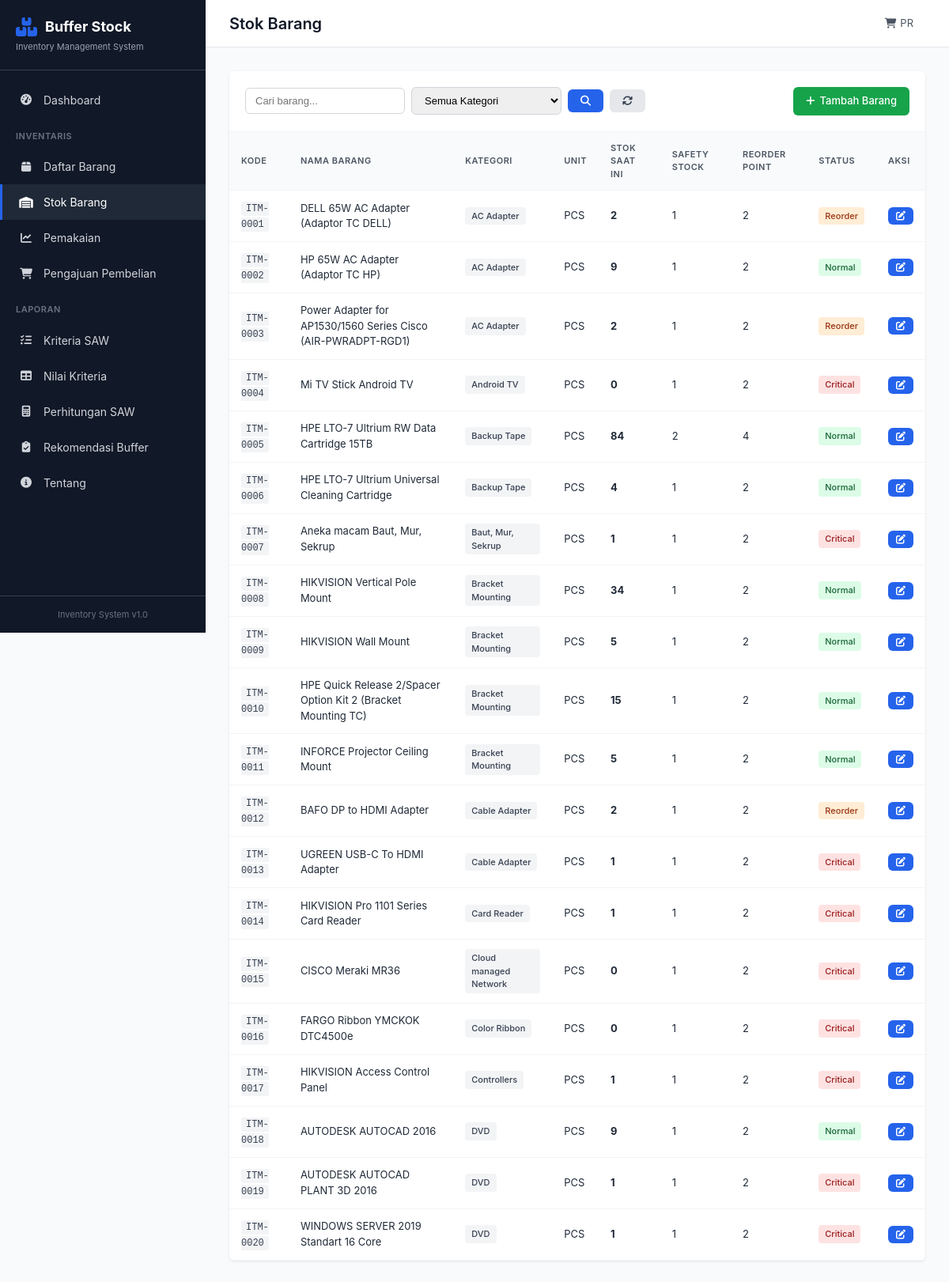
Page /stock on the earlier database version.
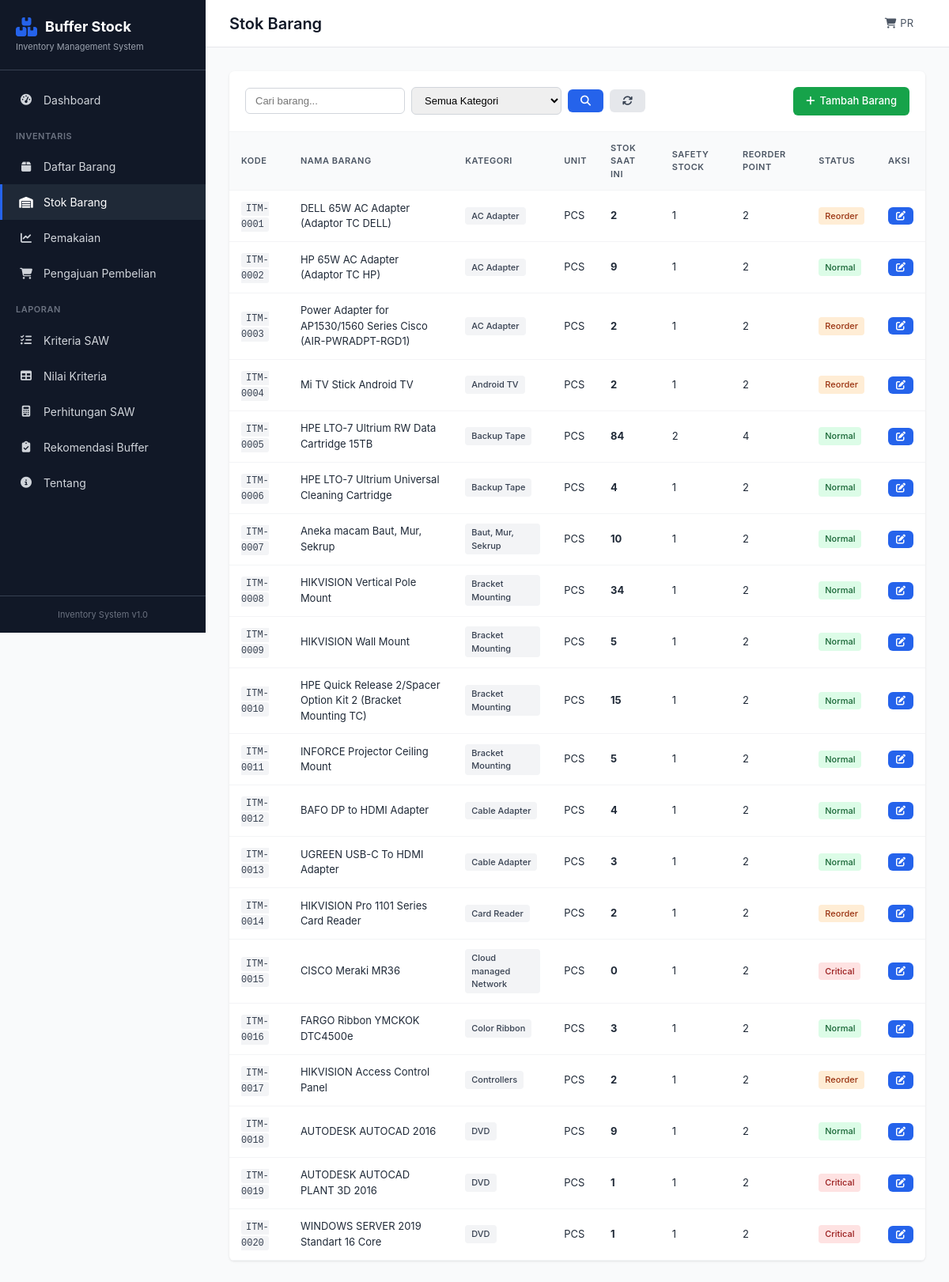
Same page on the later database version.
### app/models.py (models this page shows, shortened)
class Item(db.Model):
    __tablename__ = 'items'
    id = db.Column(db.Integer, primary_key=True)
    kode_item = db.Column(db.String(50), unique=True, nullable=False)
    nama_item = db.Column(db.String(200), nullable=False)
    kategori = db.Column(db.String(100), nullable=False)
    unit = db.Column(db.String(50), default='PCS')
    harga = db.Column(db.Float, default=0)
    supplier = db.Column(db.String(200))
    lokasi_rak = db.Column(db.String(50))
    created_at = db.Column(db.DateTime, default=datetime.utcnow)
    criteria_values = db.relationship('CriteriaValue', backref='item', lazy=True, cascade='all, delete-orphan')

class Stock(db.Model):
    __tablename__ = 'stocks'
    id = db.Column(db.Integer, primary_key=True)
    item_id = db.Column(db.Integer, db.ForeignKey('items.id'), nullable=False)
    quantity = db.Column(db.Float, default=0)
    safety_stock = db.Column(db.Float, default=0)
    reorder_point = db.Column(db.Float, default=0)
    last_updated = db.Column(db.DateTime, default=datetime.utcnow, onupdate=datetime.utcnow)
    item = db.relationship('Item', backref='stock_items', lazy=True)

### app/routes.py (the view)
@main_bp.route('/stock')
def stock():
    page = request.args.get('page', 1, type=int)
    per_page = 20
    search = request.args.get('search')
    kategori_filter = request.args.get('kategori')
    query = Item.query.join(Stock, Item.id == Stock.item_id, isouter=True)
    if search:
        query = query.filter(Item.nama_item.ilike(f'%{search}%'))
    if kategori_filter:
        query = query.filter(Item.kategori == kategori_filter)
    items = query.order_by(Item.kode_item).paginate(page=page, per_page=per_page, error_out=False)
    categories = db.session.query(Item.kategori).distinct().all()
    categories = [c[0] for c in categories]
    return render_template('stock/index.html', items=items, categories=categories)

### app/templates/stock/index.html (shortened to what this page needs)
{% extends 'base.html' %}
{% block page_title %}Stok Barang{% endblock %}
{% block content %}
<div class="section">
    <div class="card">
        <div class="card-header">
            <form method="GET" class="filter-form">
                <input type="text" name="search" placeholder="Cari barang..." value="{{ request.args.get('search', '') }}">
                <select name="kategori">
                    <option value="">Semua Kategori</option>
                </select>
                <button type="submit" class="btn btn-primary"><i class="fas fa-search"></i></button>
                <a href="{{ url_for('main.stock') }}" class="btn btn-secondary"><i class="fas fa-sync"></i></a>
            </form>
            <a href="{{ url_for('main.items') }}" class="btn btn-success">
                <i class="fas fa-plus"></i> Tambah Barang
            </a>
        </div>
        <div class="table-responsive">
            <table class="data-table">
                <thead>
                    <tr>
                        <th>Kode</th>
                        <th>Nama Barang</th>
                        <th>Kategori</th>
                        <th>Unit</th>
                        <th>Stok Saat Ini</th>
                        <th>Safety Stock</th>
                        <th>Reorder Point</th>
                        <th>Status</th>
                        <th>Aksi</th>
                    </tr>
                </thead>
                <tbody>
                    {% for item in items.items %}
                    {% set stock = item.stock_items[0] if item.stock_items else none %}
                    <tr>
                        <td><code>{{ item.kode_item }}</code></td>
                        <td>{{ item.nama_item }}</td>
                        <td><span class="badge">{{ item.kategori }}</span></td>
                        <td>{{ item.unit }}</td>
                        <td>
                            {% if stock %}
                            <strong>{{ stock.quantity|int }}</strong>
                            {% else %}
                            <span class="text-muted">-</span>
                            {% endif %}
                        </td>
                        <td>{{ stock.safety_stock|int if stock else '-' }}</td>
                        <td>{{ stock.reorder_point|int if stock else '-' }}</td>
                        <td>
                            {% if stock %}
                                {% if stock.quantity <= stock.safety_stock %}
                                <span class="badge badge-danger">Critical</span>
                                {% elif stock.quantity <= stock.reorder_point %}
                                <span class="badge badge-warning">Reorder</span>
                                {% else %}
                                <span class="badge badge-success">Normal</span>
                                {% endif %}
                            {% else %}
                            <span class="badge">No Data</span>
                            {% endif %}
                        </td>
                        <td>
                            <button class="btn btn-sm btn-primary" onclick="editStock({{ item.id }}, '{{ item.kode_item }}', '{{ item.nama_item }}', {{ stock.quantity|int if stock else 0 }}, {{ stock.safety_stock|int if stock else 0 }}, {{ stock.reorder_point|int if stock else 0 }})">
                                <i class="fas fa-edit"></i>
                            </button>
                        </td>
                    </tr>
                    {% endfor %}
                </tbody>
            </table>
        </div>
    </div>
</div>
{% endblock %}

### app/templates/base.html (shortened to what this page needs)
<!DOCTYPE html>
<html lang="id">
<head>
    <link rel="stylesheet" href="{{ url_for('static', filename='css/style.css') }}">
    <link rel="stylesheet" href="https://cdnjs.cloudflare.com/ajax/libs/font-awesome/6.4.2/css/all.min.css">
</head>
<body>
    <div class="sidebar">
        <div class="sidebar-header">
            <div class="logo">
                <i class="fas fa-boxes"></i>
                <span>Buffer Stock</span>
            </div>
            <p class="subtitle">Inventory Management System</p>
        </div>
        <nav class="sidebar-nav">
            <a href="{{ url_for('main.index') }}" class="nav-item {% if request.endpoint == 'main.index' %}active{% endif %}">
                <i class="fas fa-tachometer-alt"></i>
                <span>Dashboard</span>
            </a>
            <div class="nav-section">Inventaris</div>
            <a href="{{ url_for('main.items') }}" class="nav-item {% if 'items' in request.endpoint %}active{% endif %}">
                <i class="fas fa-box"></i>
                <span>Daftar Barang</span>
            </a>
            <a href="{{ url_for('main.stock') }}" class="nav-item {% if request.endpoint == 'main.stock' %}active{% endif %}">
                <i class="fas fa-warehouse"></i>
                <span>Stok Barang</span>
            </a>
            <a href="{{ url_for('main.usage') }}" class="nav-item {% if 'usage' in request.endpoint %}active{% endif %}">
                <i class="fas fa-chart-line"></i>
                <span>Pemakaian</span>
            </a>
            <a href="{{ url_for('main.purchase_list') }}" class="nav-item {% if 'purchase' in request.endpoint %}active{% endif %}">
                <i class="fas fa-shopping-cart"></i>
                <span>Pengajuan Pembelian</span>
            </a>
            <div class="nav-section">Laporan</div>
            <a href="{{ url_for('main.criteria') }}" class="nav-item {% if request.endpoint == 'main.criteria' %}active{% endif %}">
                <i class="fas fa-list-check"></i>
                <span>Kriteria SAW</span>
            </a>
            <a href="{{ url_for('main.criteria_values') }}" class="nav-item {% if request.endpoint == 'main.criteria_values' %}active{% endif %}">
                <i class="fas fa-table"></i>
                <span>Nilai Kriteria</span>
            </a>
            <a href="{{ url_for('main.calculation') }}" class="nav-item {% if request.endpoint == 'main.calculation' %}active{% endif %}">
                <i class="fas fa-calculator"></i>
                <span>Perhitungan SAW</span>
            </a>
            <a href="{{ url_for('main.buffer_recommendation') }}" class="nav-item {% if request.endpoint == 'main.buffer_recommendation' %}active{% endif %}">
                <i class="fas fa-clipboard-check"></i>
                <span>Rekomendasi Buffer</span>
            </a>
            <a href="{{ url_for('main.about') }}" class="nav-item">
                <i class="fas fa-info-circle"></i>
                <span>Tentang</span>
            </a>
        </nav>
        <div class="sidebar-footer">
            <p>Inventory System v1.0</p>
        </div>
    </div>
    <div class="main-content">
        <header class="header">
            <h1>{% block page_title %}Dashboard{% endblock %}</h1>
            <div class="header-actions">
                <a href="{{ url_for('main.purchase_list') }}" class="header-link">
                    <i class="fas fa-shopping-cart"></i> PR
                </a>
            </div>
        </header>
        <main class="content">
            {% block content %}{% endblock %}
        </main>
    </div>
</body>
</html>

### app/static/css/style.css (style rules this page uses)
:root { --primary: #2563eb; --primary-dark: #1d4ed8; --success: #16a34a; --danger: #dc2626; --warning: #ea580c; --info: #0891b2; --gray-50: #f9fafb; --gray-100: #f3f4f6; --gray-200: #e5e7eb; --gray-300: #d1d5db; --gray-400: #9ca3af; --gray-500: #6b7280; --gray-600: #4b5563; --gray-700: #374151; --gray-800: #1f2937; --gray-900: #111827; --sidebar-width: 260px; --header-height: 60px; --border-radius: 6px; --shadow: 0 1px 3px rgba(0,0,0,0.1); --shadow-md: 0 4px 6px rgba(0,0,0,0.1); }
* { margin: 0; padding: 0; box-sizing: border-box; }
body { font-family: -apple-system, BlinkMacSystemFont, 'Segoe UI', Roboto, 'Helvetica Neue', Arial, sans-serif; font-size: 14px; line-height: 1.5; color: var(--gray-800); background: var(--gray-50); }
.sidebar { position: fixed; left: 0; top: 0; width: var(--sidebar-width); height: 100vh; background: var(--gray-900); color: white; display: flex; flex-direction: column; z-index: 100; }
.sidebar-header { padding: 20px; border-bottom: 1px solid var(--gray-700); }
.logo { display: flex; align-items: center; gap: 10px; font-size: 18px; font-weight: 700; }
.logo i { font-size: 24px; color: var(--primary); }
.subtitle { font-size: 11px; color: var(--gray-400); margin-top: 4px; }
.sidebar-nav { flex: 1; padding: 15px 0; overflow-y: auto; }
.nav-section { padding: 15px 20px 8px; font-size: 11px; font-weight: 600; text-transform: uppercase; letter-spacing: 0.5px; color: var(--gray-500); }
.nav-item { display: flex; align-items: center; gap: 12px; padding: 12px 20px; color: var(--gray-300); text-decoration: none; transition: all 0.2s; border-left: 3px solid transparent; }
.nav-item.active { background: var(--gray-800); color: white; border-left-color: var(--primary); }
.nav-item i { width: 20px; text-align: center; }
.sidebar-footer { padding: 15px 20px; border-top: 1px solid var(--gray-700); font-size: 11px; color: var(--gray-500); text-align: center; }
.main-content { margin-left: var(--sidebar-width); min-height: 100vh; }
.header { height: var(--header-height); background: white; border-bottom: 1px solid var(--gray-200); display: flex; align-items: center; justify-content: space-between; padding: 0 30px; position: sticky; top: 0; z-index: 50; }
.header h1 { font-size: 20px; font-weight: 600; color: var(--gray-900); }
.header-actions { display: flex; align-items: center; gap: 15px; }
.content { padding: 30px; }
.section { margin-bottom: 30px; }
.card { background: white; border-radius: var(--border-radius); box-shadow: var(--shadow); overflow: hidden; }
.card-header { padding: 20px; border-bottom: 1px solid var(--gray-100); display: flex; align-items: center; justify-content: space-between; gap: 15px; flex-wrap: wrap; }
.table-responsive { overflow-x: auto; }
.data-table { width: 100%; border-collapse: collapse; font-size: 13px; }
.data-table th, .data-table td { padding: 12px 15px; text-align: left; border-bottom: 1px solid var(--gray-100); }
.data-table th { background: var(--gray-50); font-weight: 600; color: var(--gray-600); text-transform: uppercase; font-size: 11px; letter-spacing: 0.5px; }
.badge { display: inline-block; padding: 3px 8px; background: var(--gray-100); color: var(--gray-700); border-radius: 4px; font-size: 11px; font-weight: 500; }
.badge-success { background: #dcfce7; color: #166534; }
.badge-danger { background: #fee2e2; color: #991b1b; }
.badge-warning { background: #ffedd5; color: #9a3412; }
.btn { display: inline-flex; align-items: center; gap: 6px; padding: 8px 16px; border: none; border-radius: var(--border-radius); font-size: 13px; font-weight: 500; cursor: pointer; text-decoration: none; transition: all 0.2s; }
.btn-primary { background: var(--primary); color: white; }
.btn-success { background: var(--success); color: white; }
.btn-secondary { background: var(--gray-200); color: var(--gray-700); }
.btn-sm { padding: 5px 10px; font-size: 12px; }
.filter-form { display: flex; align-items: center; gap: 8px; flex-wrap: wrap; }
.filter-form input, .filter-form select { padding: 8px 12px; border: 1px solid var(--gray-300); border-radius: var(--border-radius); font-size: 13px; }
code { font-family: 'Courier New', monospace; font-size: 12px; background: var(--gray-100); padding: 2px 6px; border-radius: 3px; color: var(--gray-700); }
.header-link { color: var(--gray-600); text-decoration: none; font-size: 13px; display: flex; align-items: center; gap: 5px; }

Differences in the rows shown:
computed for Item "Mi TV Stick Android TV": text "Critical" → "Reorder"
changed Stock (number 4 of 20 on the later page): quantity "0" → "2"
computed for Item "Aneka macam Baut, Mur, Sekrup": text "Critical" → "Normal"
changed Stock (number 7 of 20 on the later page): quantity "1" → "10"
computed for Item "BAFO DP to HDMI Adapter": text "Reorder" → "Normal"
changed Stock (number 12 of 20 on the later page): quantity "2" → "4"
computed for Item "UGREEN USB-C To HDMI Adapter": text "Critical" → "Normal"
changed Stock (number 13 of 20 on the later page): quantity "1" → "3"
computed for Item "HIKVISION Pro 1101 Series Card Reader": text "Critical" → "Reorder"
changed Stock (number 14 of 20 on the later page): quantity "1" → "2"
computed for Item "FARGO Ribbon YMCKOK DTC4500e": text "Critical" → "Normal"
changed Stock (number 16 of 20 on the later page): quantity "0" → "3"
computed for Item "HIKVISION Access Control Panel": text "Critical" → "Reorder"
changed Stock (number 17 of 20 on the later page): quantity "1" → "2"
